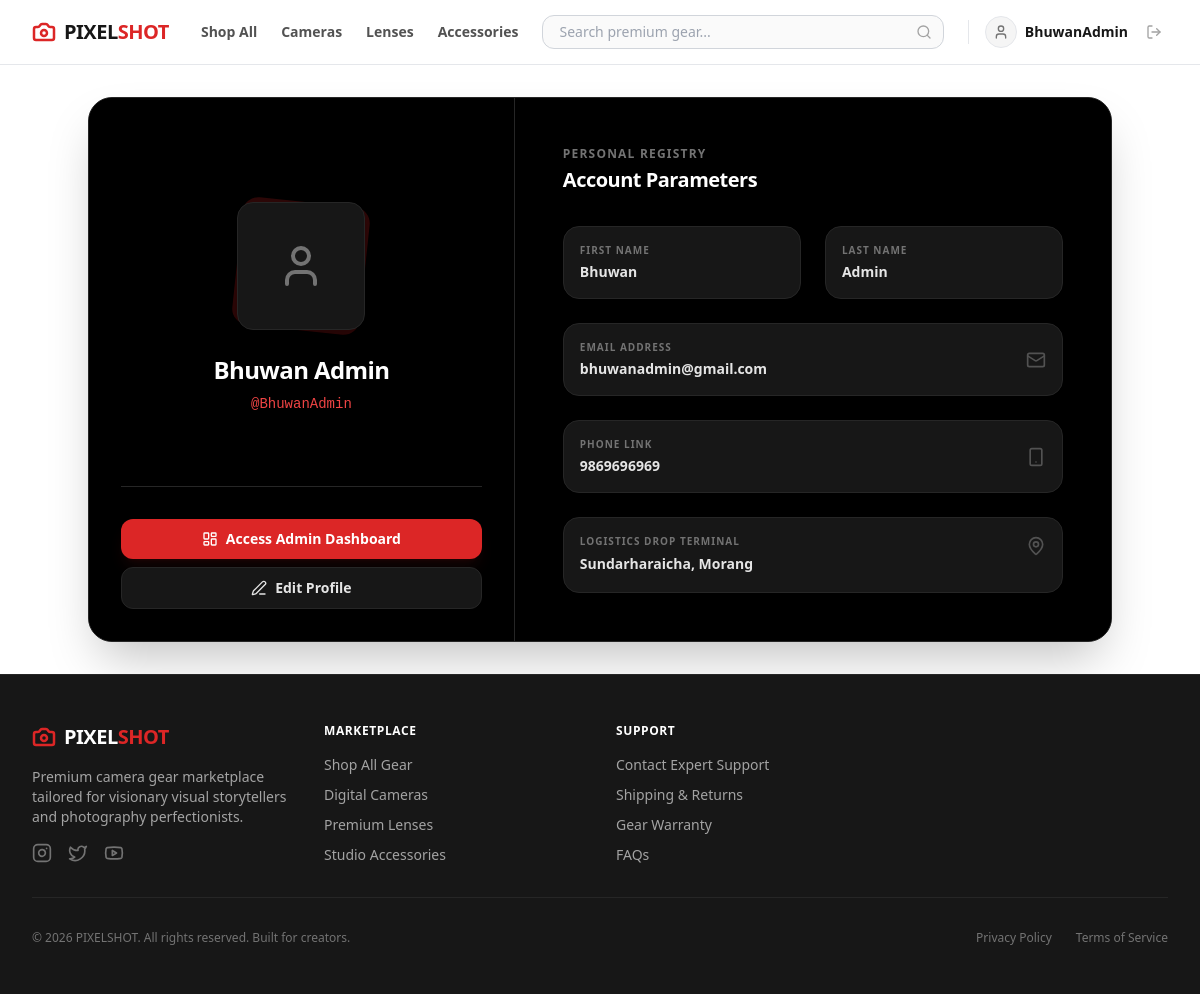
The page /profile/ (signed in) on the database as committed earlier.
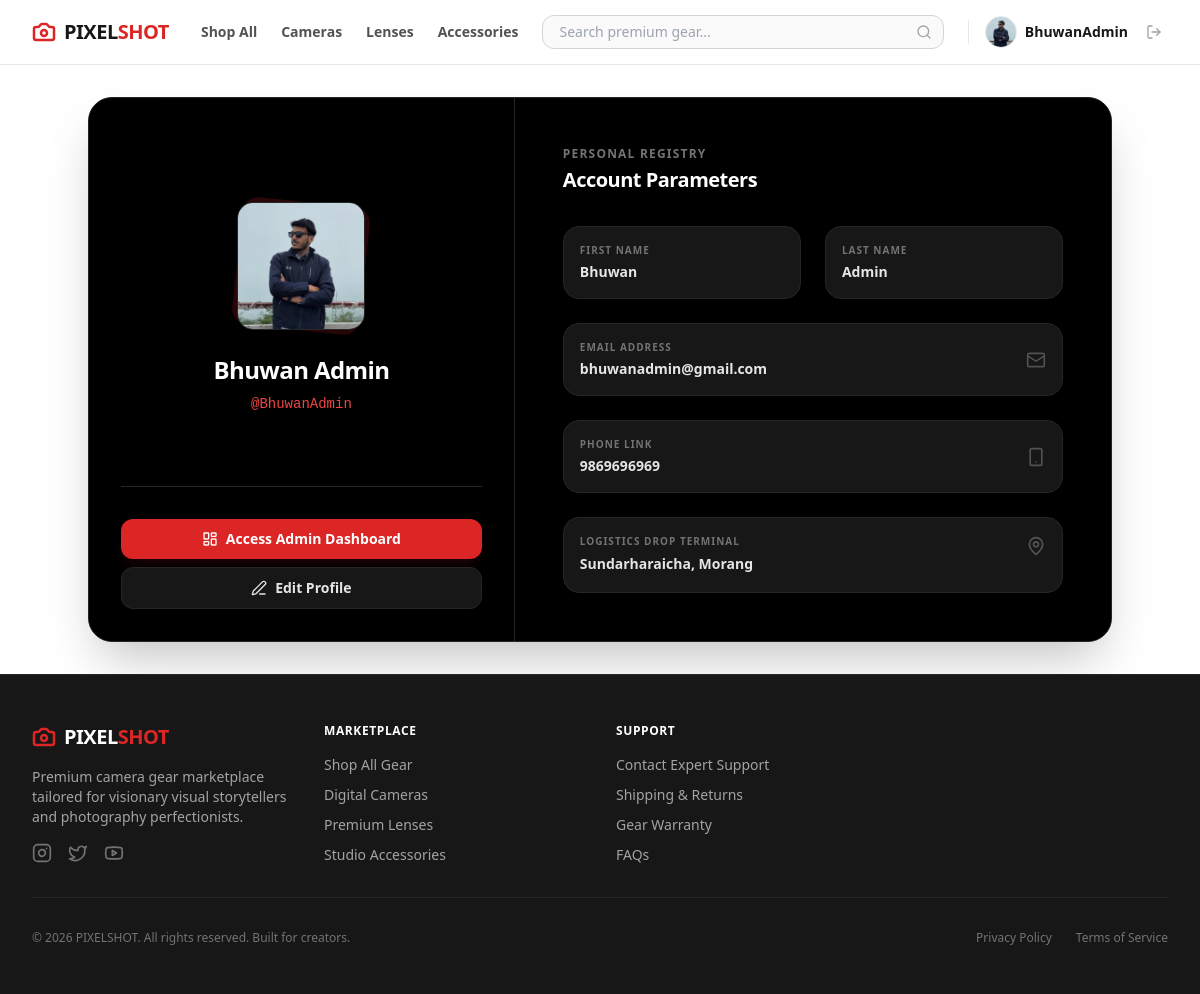
The same page on the database as committed later.
### ps_app/models.py (models this page shows, shortened)
class User(AbstractUser):
    phone = models.CharField(max_length=20, blank=True)
    address = models.TextField(blank=True)
    profile_picture = models.ImageField(upload_to='images/user/', blank=True, null=True)

### ps_app/views/profile_view.py (the view)
# urls.py: path('profile/', profile_view, name='profile'),
@login_required
def profile_view(request):
    return render(request, 'main/profile_page.html')

### ps_app/templates/main/profile_page.html (shortened to what this page needs)
<!DOCTYPE html>
<html lang="en">
<head>
    {% load static %}
    <link href="{% static 'css/styles.css' %}" rel="stylesheet" />
</head>
<body class="bg-white font-sans min-h-screen flex flex-col text-neutral-900">
    {% include 'components/_navbar.html' %}
    <main class="flex-grow flex items-center justify-center p-4 sm:p-6 lg:p-8">
        <div class="w-full max-w-5xl bg-black border border-neutral-800 rounded-3xl overflow-hidden shadow-2xl grid grid-cols-1 lg:grid-cols-12">
            <div class="lg:col-span-5 bg-black p-8 flex flex-col items-center justify-between text-center border-b lg:border-b-0 lg:border-r border-neutral-800">
                <div class="w-full space-y-6 my-auto">
                    <div class="relative w-32 h-32 mx-auto">
                        <div class="relative w-32 h-32 rounded-2xl bg-neutral-900 border border-neutral-800 overflow-hidden flex items-center justify-center text-neutral-500 shadow-xl">
                            {% if user.profile_picture %}
                                <img src="{{ user.profile_picture.url }}" alt="{{ user.username }}" class="w-full h-full object-cover">
                            {% else %}
                                <i data-lucide="user" class="w-12 h-12 text-neutral-500"></i>
                            {% endif %}
                        </div>
                    </div>
                    <div class="space-y-2">
                        <h1 class="text-2xl font-black tracking-tight text-white">
                            {% if user.first_name or user.last_name %}
                                {{ user.first_name }} {{ user.last_name }}
                            {% elif user.is_staff %}
                                Administrator
                            {% else %}
                                Anonymous User
                            {% endif %}
                        </h1>
                        <p class="text-sm font-mono text-red-500">@{{ user.username|default:"dummy_creator" }}</p>
                    </div>
                </div>
                <div class="w-full space-y-2 pt-8 border-t border-neutral-800">
                    {% if user.is_staff %}
                        <a href="/dashboard/admin/" class="w-full bg-red-600 hover:bg-red-700 text-white font-bold py-2.5 px-4 rounded-xl transition-all flex items-center justify-center gap-2 text-sm shadow-lg shadow-red-600/10">
                            <i data-lucide="layout-dashboard" class="w-4 h-4"></i>
                            Access Admin Dashboard
                        </a>
                    {% else %}
                        <a href="/dashboard/" class="w-full bg-red-600 hover:bg-red-700 text-white font-bold py-2.5 px-4 rounded-xl transition-all flex items-center justify-center gap-2 text-sm shadow-lg shadow-red-600/10">
                            <i data-lucide="layout-dashboard" class="w-4 h-4"></i>
                            Access Customer Dashboard
                        </a>
                    {% endif %}
                    <a href="/profile/edit/" class="w-full bg-neutral-900 hover:bg-neutral-800 text-neutral-200 font-bold py-2.5 px-4 rounded-xl transition-all flex items-center justify-center gap-2 text-sm border border-neutral-800">
                        <i data-lucide="edit-3" class="w-4 h-4"></i>
                        Edit Profile
                    </a>
                </div>
            </div>
            <div class="lg:col-span-7 bg-black p-8 lg:p-12 flex flex-col justify-center space-y-8">
                <div>
                    <h2 class="text-xs font-bold uppercase tracking-widest text-neutral-500 mb-1">Personal Registry</h2>
                    <p class="text-xl font-extrabold text-white tracking-tight">Account Parameters</p>
                </div>
                <div class="grid grid-cols-1 sm:grid-cols-2 gap-6">
                    <div class="bg-neutral-900 border border-neutral-800 p-4 rounded-2xl">
                        <span class="text-[10px] font-bold uppercase tracking-widest text-neutral-500 block mb-1">First Name</span>
                        <p class="text-sm font-semibold text-neutral-200">{{ user.first_name|default:"—" }}</p>
                    </div>
                    <div class="bg-neutral-900 border border-neutral-800 p-4 rounded-2xl">
                        <span class="text-[10px] font-bold uppercase tracking-widest text-neutral-500 block mb-1">Last Name</span>
                        <p class="text-sm font-semibold text-neutral-200">{{ user.last_name|default:"—" }}</p>
                    </div>
                    <div class="sm:col-span-2 bg-neutral-900 border border-neutral-800 p-4 rounded-2xl flex items-center justify-between gap-4">
                        <div class="truncate">
                            <span class="text-[10px] font-bold uppercase tracking-widest text-neutral-500 block mb-1">Email Address</span>
                            <p class="text-sm font-semibold text-neutral-200 truncate">{{ user.email|default:"creator@pixelshot.com" }}</p>
                        </div>
                        <i data-lucide="mail" class="w-5 h-5 text-neutral-600 shrink-0"></i>
                    </div>
                    <div class="sm:col-span-2 bg-neutral-900 border border-neutral-800 p-4 rounded-2xl flex items-center justify-between gap-4">
                        <div>
                            <span class="text-[10px] font-bold uppercase tracking-widest text-neutral-500 block mb-1">Phone Link</span>
                            <p class="text-sm font-semibold text-neutral-200">{{ user.phone|default:"No hardware link configured" }}</p>
                        </div>
                        <i data-lucide="smartphone" class="w-5 h-5 text-neutral-600 shrink-0"></i>
                    </div>
                    <div class="sm:col-span-2 bg-neutral-900 border border-neutral-800 p-4 rounded-2xl flex items-start justify-between gap-4">
                        <div>
                            <span class="text-[10px] font-bold uppercase tracking-widest text-neutral-500 block mb-1">Logistics Drop Terminal</span>
                            <p class="text-sm font-semibold text-neutral-200 whitespace-pre-line leading-relaxed">{{ user.address|default:"No shipping coordinates active" }}</p>
                        </div>
                        <i data-lucide="map-pin" class="w-5 h-5 text-neutral-600 shrink-0 mt-0.5"></i>
                    </div>
                </div>
            </div>
        </div>
    </main>
    {% include 'components/_footer.html' %}
</body>
</html>

### ps_app/templates/components/_navbar.html (shortened to what this page needs)
<nav class="bg-white border-b border-gray-200 sticky top-0 z-50 font-sans text-neutral-900">
    <div class="max-w-7xl mx-auto px-4 sm:px-6 lg:px-8">
        <div class="flex justify-between h-16 items-center">
            <div class="flex items-center gap-8">
                <a href="/" class="flex items-center gap-2 text-xl font-black tracking-tight shrink-0">
                    <i data-lucide="camera" class="w-6 h-6 text-red-600 stroke-[2.5]"></i>
                    <span>PIXEL<span class="text-red-600">SHOT</span></span>
                </a>
                <div class="hidden md:flex items-center gap-6 text-sm font-semibold text-neutral-600">
                    <a href="/products/" class="hover:text-red-600 transition-colors">Shop All</a>
                    <a href="/products/?category=cameras" class="hover:text-red-600 transition-colors">Cameras</a>
                    <a href="/products/?category=lenses" class="hover:text-red-600 transition-colors">Lenses</a>
                    <a href="/products/?category=accessories" class="hover:text-red-600 transition-colors">Accessories</a>
                </div>
            </div>
            <div class="flex-1 max-w-md mx-6 hidden sm:block">
                <form action="/products/" method="GET" class="relative">
                    <input type="text" name="search" placeholder="Search premium gear..."
                        class="w-full bg-neutral-50 border border-gray-300 rounded-xl pl-4 pr-9 py-1.5 text-sm focus:outline-none focus:ring-2 focus:ring-red-600 focus:border-red-600 focus:bg-white transition-all">
                    <button type="submit" class="absolute inset-y-0 right-0 flex items-center pr-3 text-neutral-400 hover:text-red-600">
                        <i data-lucide="search" class="w-4 h-4"></i>
                    </button>
                </form>
            </div>
            <div class="flex items-center gap-4">
                {% if user.is_authenticated %}
                    <div class="flex items-center gap-3">
                        <a href="/profile/" class="flex items-center gap-2 group">
                            {% if user.profile_picture %}
                                <img src="{{ user.profile_picture.url }}" alt="Profile" class="w-8 h-8 rounded-full object-cover border border-gray-200 group-hover:border-red-600 transition-colors">
                            {% else %}
                                <div class="w-8 h-8 rounded-full bg-neutral-100 border border-gray-200 flex items-center justify-center text-neutral-500 group-hover:border-red-600 transition-colors">
                                    <i data-lucide="user" class="w-4 h-4"></i>
                                </div>
                            {% endif %}
                            <span class="text-sm font-semibold hidden lg:block group-hover:text-red-600 transition-colors">{{ user.username }}</span>
                        </a>
                        <form action="/logout/" method="POST" class="inline">
                            <button type="submit" class="p-1.5 text-neutral-400 hover:text-red-600 transition-colors" title="Log Out">
                                <i data-lucide="log-out" class="w-4 h-4"></i>
                            </button>
                        </form>
                    </div>
                {% else %}
                    <div class="flex items-center gap-3 text-sm font-bold">
                        <a href="/login/" class="text-neutral-600 hover:text-black transition-colors px-2 py-1.5">Sign In</a>
                        <a href="/register/" class="bg-neutral-900 text-white px-4 py-2 rounded-xl hover:bg-red-600 transition-all shadow-sm">Register</a>
                    </div>
                {% endif %}
            </div>
        </div>
    </div>
</nav>

### ps_app/templates/components/_footer.html
<footer class="bg-neutral-900 text-neutral-400 font-sans border-t border-neutral-800 mt-auto">
    <div class="max-w-7xl mx-auto px-4 sm:px-6 lg:px-8 py-12">
        <div class="grid grid-cols-1 md:grid-cols-4 gap-8">
            <div class="space-y-4">
                <a href="/" class="flex items-center gap-2 text-xl font-black tracking-tight text-white shrink-0">
                    <i data-lucide="camera" class="w-6 h-6 text-red-600 stroke-[2.5]"></i>
                    <span>PIXEL<span class="text-red-600">SHOT</span></span>
                </a>
                <p class="text-sm text-neutral-400">
                    Premium camera gear marketplace tailored for visionary visual storytellers and photography perfectionists.
                </p>
                <div class="flex items-center gap-4 text-neutral-500">
                    <a href="#" class="hover:text-red-600 transition-colors"><i data-lucide="instagram" class="w-5 h-5"></i></a>
                    <a href="#" class="hover:text-red-600 transition-colors"><i data-lucide="twitter" class="w-5 h-5"></i></a>
                    <a href="#" class="hover:text-red-600 transition-colors"><i data-lucide="youtube" class="w-5 h-5"></i></a>
                </div>
            </div>
            <div>
                <h3 class="text-white text-xs font-bold uppercase tracking-wider mb-4">Marketplace</h3>
                <ul class="space-y-2.5 text-sm">
                    <li><a href="/products/" class="hover:text-white transition-colors">Shop All Gear</a></li>
                    <li><a href="/products/?category=cameras" class="hover:text-white transition-colors">Digital Cameras</a></li>
                    <li><a href="/products/?category=lenses" class="hover:text-white transition-colors">Premium Lenses</a></li>
                    <li><a href="/products/?category=accessories" class="hover:text-white transition-colors">Studio Accessories</a></li>
                </ul>
            </div>
            <div>
                <h3 class="text-white text-xs font-bold uppercase tracking-wider mb-4">Support</h3>
                <ul class="space-y-2.5 text-sm">
                    <li><a href="/contact/" class="hover:text-white transition-colors">Contact Expert Support</a></li>
                    <li><a href="/shipping-returns/" class="hover:text-white transition-colors">Shipping & Returns</a></li>
                    <li><a href="/warranty/" class="hover:text-white transition-colors">Gear Warranty</a></li>
                    <li><a href="/faqs/" class="hover:text-white transition-colors">FAQs</a></li>
                </ul>
            </div>
        </div>
        <hr class="border-neutral-800 my-8">
        <div class="flex flex-col sm:flex-row justify-between items-center gap-4 text-xs text-neutral-500">
            <div>
                &copy; 2026 PIXELSHOT. All rights reserved. Built for creators.
            </div>
            <div class="flex gap-6">
                <a href="/privacy-policy/" class="hover:text-white transition-colors">Privacy Policy</a>
                <a href="/terms-of-service/" class="hover:text-white transition-colors">Terms of Service</a>
            </div>
        </div>
    </div>
</footer>

Rows that differ between the two databases and show on the page:
changed User "Bhuwan": profile_picture: picture added; profile_picture empty → "images/user/Bhuwaney.jpg" (drawn)
